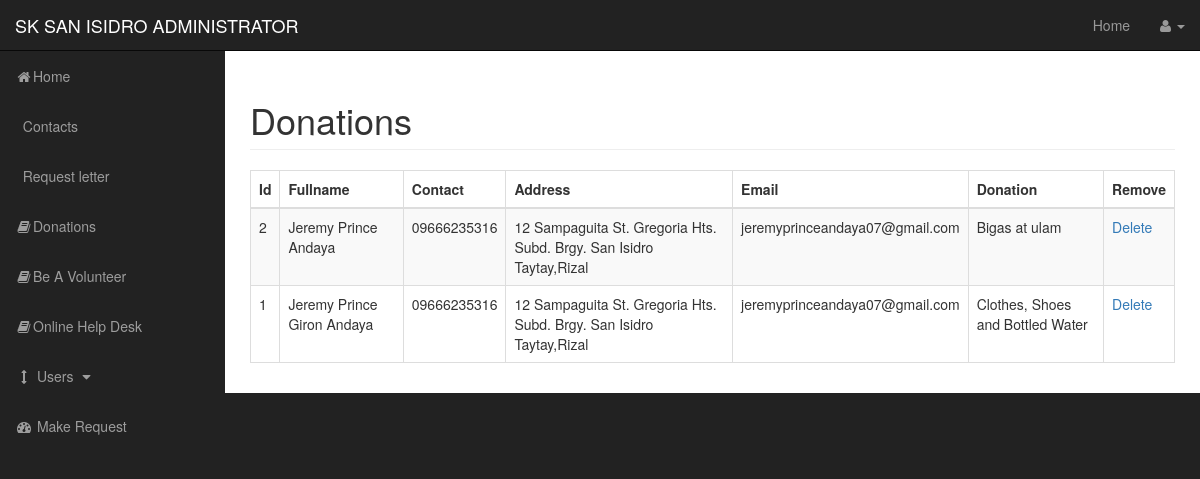
The app's page /admin/donations.php with its own data.
### tables this page shows
CREATE TABLE `donate` (
  `id` int(15) NOT NULL,
  `name` varchar(255) NOT NULL,
  `contact` varchar(255) NOT NULL,
  `address` varchar(255) NOT NULL,
  `email` varchar(100) NOT NULL,
  `donation` varchar(255) NOT NULL
);

### admin/donations.php (the view, shortened to what this page needs)
<?php include "includes/admin_header.php"; ?>
<body>
    <div id="wrapper">
        <?php include "includes/admin_navigation.php"; ?>
        <div id="page-wrapper">
            <div class="container-fluid">
                <div class="row">
                    <div class="col-lg-12">
                        <h1 class="page-header"> Donations</h1>
                        <table class="table table-striped table-bordered table-hover table-primary">
                            <thead class="thead-dark">
                                <tr>
                                    <th>Id</th>
                                    <th>Fullname</th>
                                    <th>Contact</th>
                                    <th>Address</th>
                                    <th>Email</th>
                                    <th>Donation</th>
                                    <th>Remove</th>
                                </tr>
                            </thead>
                            <tbody>
                    <?php
                        $query = "SELECT * FROM donate ORDER by id DESC";
                        $select_donate = mysqli_query($connection,$query);
                            while($row = mysqli_fetch_assoc($select_donate)){
                            $id = $row['id'];
                            $name = $row['name'];
                            $contact    = $row['contact'];
                            $address  = $row['address'];
                            $email  = $row['email'];
                            $donation  = $row['donation'];
                        echo "<tr>";
                            echo "<td>{$id}</td>";
                            echo "<td>{$name}</td>";
                            echo "<td>{$contact}</td>";
                            echo "<td>{$address}</td>";
                            echo "<td>{$email}</td>";
                            echo "<td>{$donation}</td>";
                            echo "<td><a onClick=\"javascript: return confirm('Are you sure you want to delete?');\" href='donations.php?delete={$id}'>Delete</a></td>";
                        echo "</tr>";
                    }
                    ?>
                            </tbody>
                        </table>
                    </div>
                </div>
            </div>
        </div>
        <?php include "includes/admin_footer.php" ?>

### admin/css/sb-admin.css (style rules this page uses)
body { margin-top: 100px; background-color: #222; }
@media (min-width:768px) { body { margin-top: 50px; } }
#wrapper { padding-left: 0; }
#page-wrapper { width: 100%; padding: 0; background-color: #fff; }
@media (min-width:768px) { #wrapper { padding-left: 225px; } }
@media (min-width:768px) { #page-wrapper { padding: 10px; } }

### records on screen
donate: id "2", name "Jeremy Prince Andaya", contact "09666235316", address "12 Sampaguita St. Gregoria Hts. Subd. Brgy. San Isidro Taytay,Rizal", email "jeremyprinceandaya07@gmail.com", donation "Bigas at ulam"
donate: id "1", name "Jeremy Prince Giron Andaya", contact "09666235316", address "12 Sampaguita St. Gregoria Hts. Subd. Brgy. San Isidro Taytay,Rizal", email "jeremyprinceandaya07@gmail.com", donation "Clothes, Shoes and Bottled Water"
